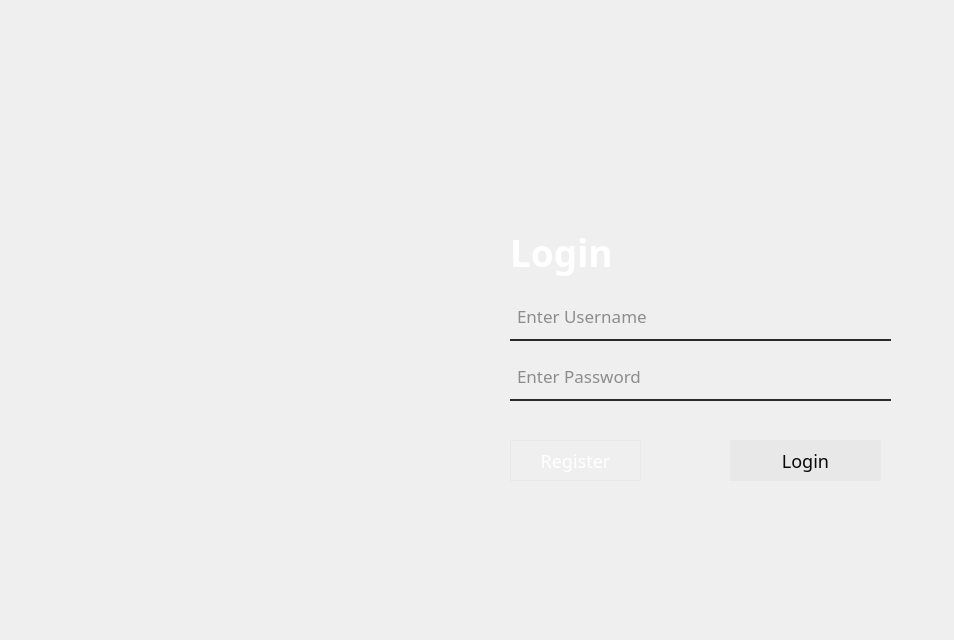
<?xml version="1.0" encoding="UTF-8"?>
<ui version="4.0">
 <class>Dialog</class>
 <widget class="QDialog" name="Dialog">
  <property name="geometry">
   <rect>
    <x>0</x>
    <y>0</y>
    <width>954</width>
    <height>640</height>
   </rect>
  </property>
  <property name="windowTitle">
   <string>Dialog</string>
  </property>
  <widget class="QLabel" name="label">
   <property name="geometry">
    <rect>
     <x>-2</x>
     <y>5</y>
     <width>951</width>
     <height>621</height>
    </rect>
   </property>
   <property name="text">
    <string/>
   </property>
   <property name="pixmap">
    <pixmap>images/login-bg.png</pixmap>
   </property>
   <property name="scaledContents">
    <bool>true</bool>
   </property>
  </widget>
  <widget class="QLineEdit" name="lineEdit_2">
   <property name="geometry">
    <rect>
     <x>510</x>
     <y>360</y>
     <width>381</width>
     <height>41</height>
    </rect>
   </property>
   <property name="font">
    <font>
     <family>Poppins</family>
     <pointsize>13</pointsize>
    </font>
   </property>
   <property name="styleSheet">
    <string notr="true">background-color:rgba(0, 0, 0, 0);
border-bottom:2px solid #2a2a2a;
border-radius: 30px;
color:#2a2a2a;
padding-bottom:7px;
padding-left:5px;</string>
   </property>
   <property name="echoMode">
    <enum>QLineEdit::Password</enum>
   </property>
   <property name="placeholderText">
    <string>Enter Password</string>
   </property>
  </widget>
  <widget class="QLabel" name="label_3">
   <property name="geometry">
    <rect>
     <x>510</x>
     <y>220</y>
     <width>121</width>
     <height>65</height>
    </rect>
   </property>
   <property name="font">
    <font>
     <family>Poppins</family>
     <pointsize>28</pointsize>
     <bold>true</bold>
    </font>
   </property>
   <property name="styleSheet">
    <string notr="true">color: white;</string>
   </property>
   <property name="text">
    <string>Login</string>
   </property>
  </widget>
  <widget class="QPushButton" name="pushButton">
   <property name="geometry">
    <rect>
     <x>510</x>
     <y>440</y>
     <width>131</width>
     <height>41</height>
    </rect>
   </property>
   <property name="font">
    <font>
     <family>Poppins</family>
     <pointsize>-1</pointsize>
     <italic>false</italic>
     <bold>false</bold>
    </font>
   </property>
   <property name="styleSheet">
    <string notr="true">QPushButton#pushButton{
	font: 14pt &quot;Poppins&quot;;
 color: #ffffff;
 font-size: 18px;
 border-radius: 0.5em;
 border: 1px solid #e8e8e8;
}

QPushButton#pushButton:hover {
 border: 2px solid white;
color:#090909;
 background: #e8e8e8;
}
</string>
   </property>
   <property name="text">
    <string>Register</string>
   </property>
  </widget>
  <widget class="QLineEdit" name="lineEdit">
   <property name="geometry">
    <rect>
     <x>510</x>
     <y>300</y>
     <width>381</width>
     <height>41</height>
    </rect>
   </property>
   <property name="font">
    <font>
     <family>Poppins</family>
     <pointsize>13</pointsize>
    </font>
   </property>
   <property name="styleSheet">
    <string notr="true">background-color:rgba(0, 0, 0, 0);
border-bottom:2px solid #2a2a2a;
border-radius: 30px;
color:#2a2a2a;
padding-bottom:7px;
padding-left: 5px;</string>
   </property>
   <property name="placeholderText">
    <string>Enter Username</string>
   </property>
  </widget>
  <widget class="QPushButton" name="pushButton_2">
   <property name="geometry">
    <rect>
     <x>730</x>
     <y>440</y>
     <width>151</width>
     <height>41</height>
    </rect>
   </property>
   <property name="font">
    <font>
     <family>Poppins</family>
     <pointsize>-1</pointsize>
    </font>
   </property>
   <property name="styleSheet">
    <string notr="true">QPushButton#pushButton_2{
 color: #090909;
 font-size: 18px;
 border-radius: 0.5em;
 background: #e8e8e8;
 border: 1px solid #e8e8e8;
}

QPushButton#pushButton_2:hover {
 border: 2px solid white;
}</string>
   </property>
   <property name="text">
    <string>Login</string>
   </property>
  </widget>
  <widget class="QLabel" name="label_2">
   <property name="geometry">
    <rect>
     <x>510</x>
     <y>60</y>
     <width>251</width>
     <height>101</height>
    </rect>
   </property>
   <property name="text">
    <string/>
   </property>
   <property name="pixmap">
    <pixmap>images/PoCoH.png</pixmap>
   </property>
   <property name="scaledContents">
    <bool>true</bool>
   </property>
  </widget>
 </widget>
 <resources/>
 <connections/>
</ui>
